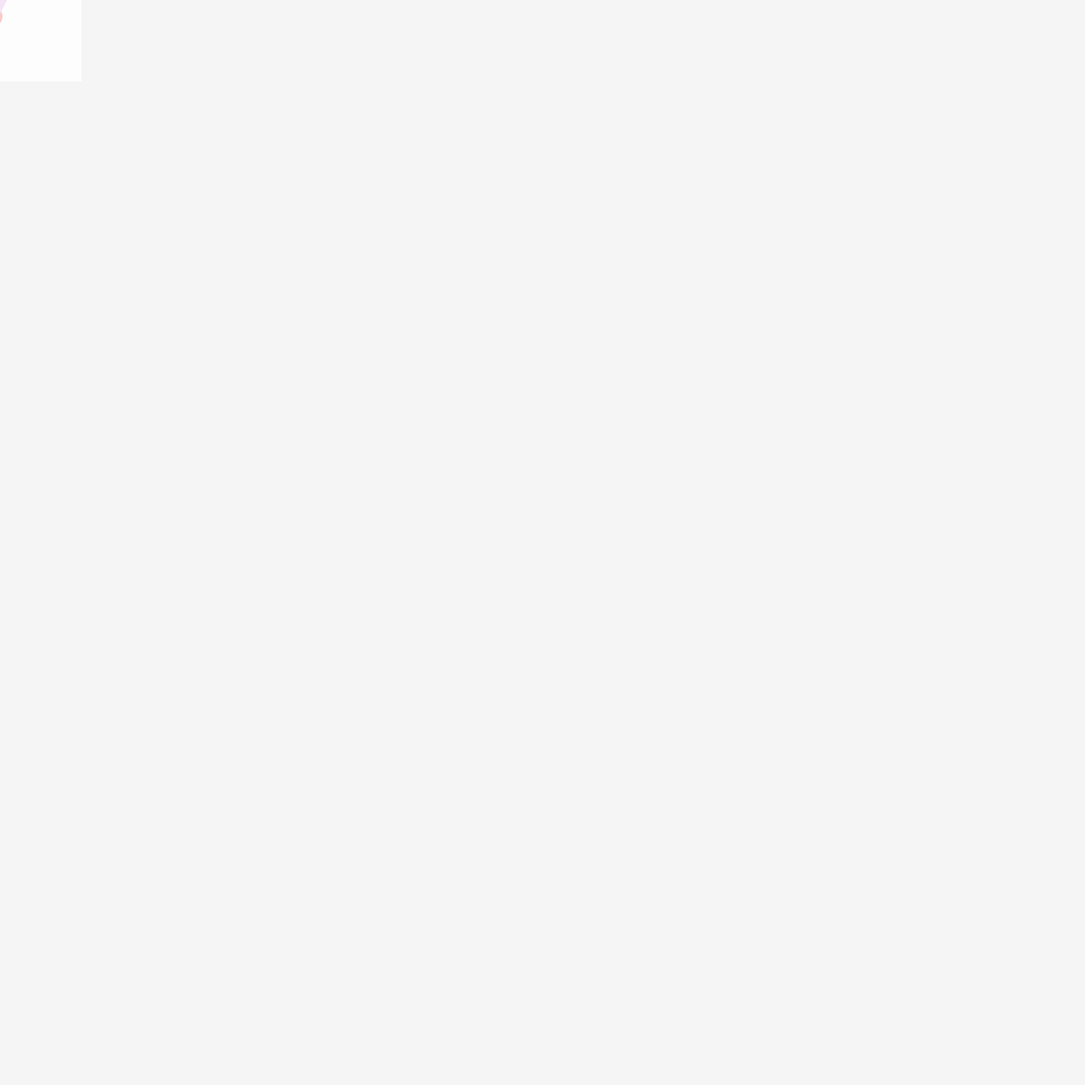
Frame 1 (no input)
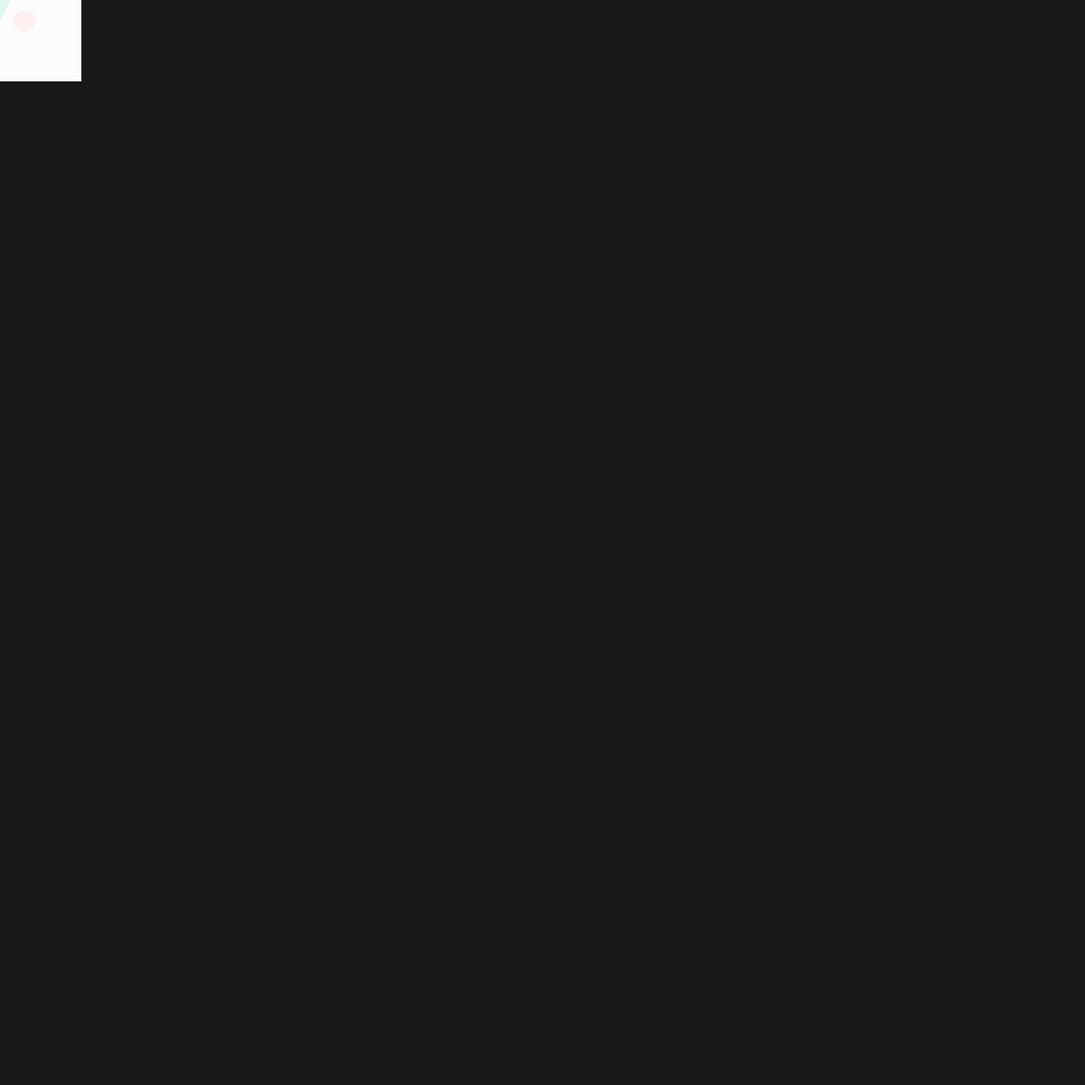
Frame 60 (no input)
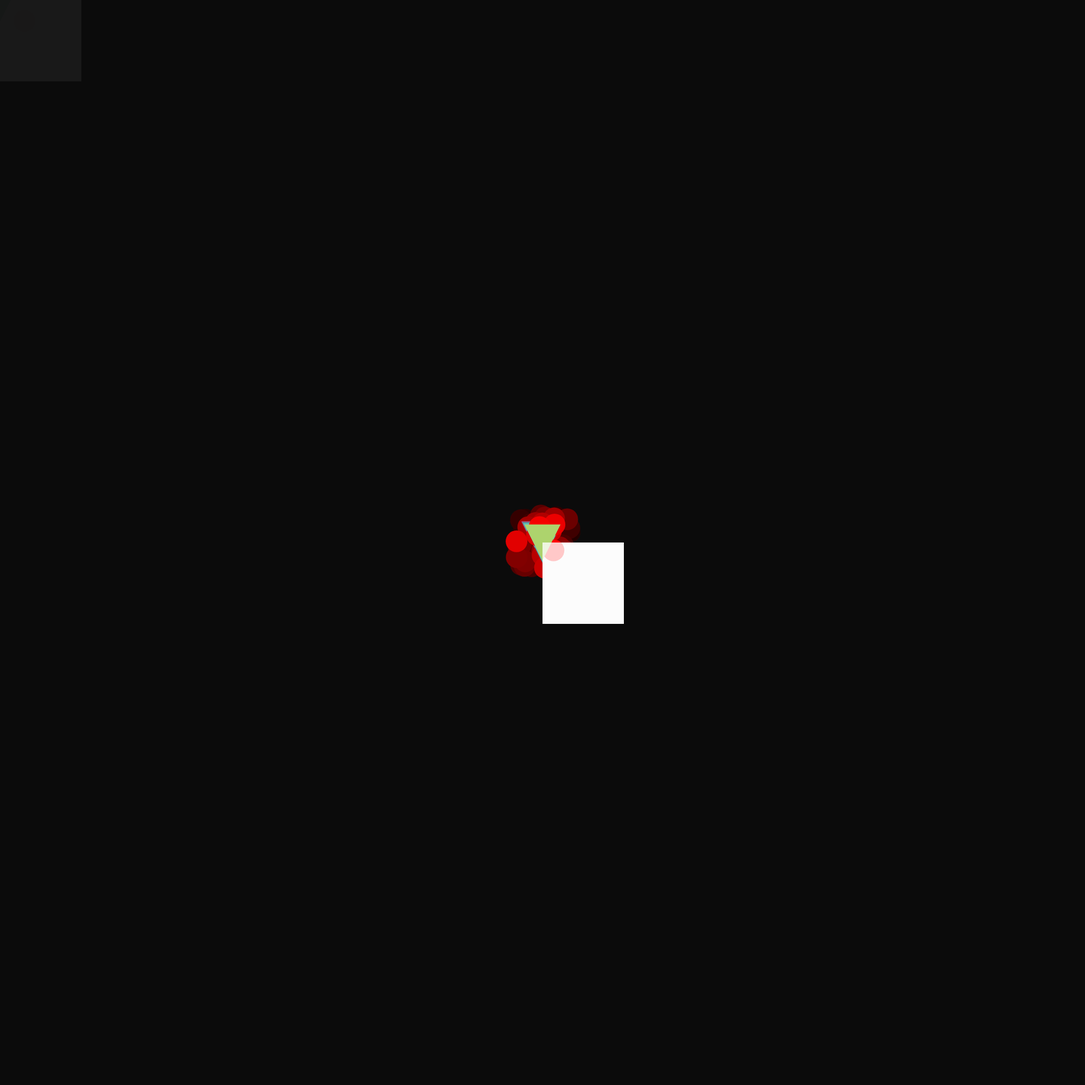
Frame 120 (the mouse pressed at the canvas centre since frame 60)

The p5.js sketch that drew these frames (run headless with seeded random() and noise() and a simulated clock; from frame 60 on, the mouse is pressed at the canvas centre):

// p5.js sketch
// ── sketch.js
function setup() {
  createCanvas(2000, 2000);
  frameRate(100);
}

function draw() {
  // Create a semi-transparent black background
  fill(0, 10);
  noStroke();
  rect(0, 0, width, height); // Use width and height for flexibility
  
  // Generate random colors
  let r = random(100, 255);
  let g = random(100, 255);
  let b = random(100, 255);
  
  // Draw red circles at random positions near the mouse
  fill(255, 0, 0);
  ellipse(mouseX + random(-50, 50), mouseY + random(-50, 50), 40);
  
  // Draw colored triangles around the mouse
  fill(r, g, b);
  let size = random(20, 40);
  triangle(mouseX - size, mouseY - size, 
           mouseX + size, mouseY - size, 
           mouseX, mouseY + size);
  
  // Draw a semi-transparent white rectangle centered on the mouse
  fill(255, 200);
  rect(mouseX, mouseY, 150, 150);
}
